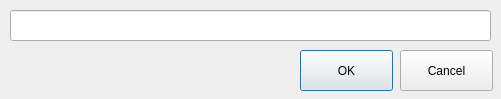
<?xml version="1.0" encoding="UTF-8"?>
<ui version="4.0">
 <class>KeyDialog</class>
 <widget class="QDialog" name="KeyDialog">
  <property name="geometry">
   <rect>
    <x>0</x>
    <y>0</y>
    <width>501</width>
    <height>99</height>
   </rect>
  </property>
  <property name="windowTitle">
   <string>Enter HEX key</string>
  </property>
  <property name="windowIcon">
   <iconset resource="resources.qrc">
    <normaloff>:/icons/duck.ico</normaloff>:/icons/duck.ico</iconset>
  </property>
  <widget class="QPushButton" name="okButton">
   <property name="geometry">
    <rect>
     <x>300</x>
     <y>50</y>
     <width>93</width>
     <height>41</height>
    </rect>
   </property>
   <property name="text">
    <string>OK</string>
   </property>
  </widget>
  <widget class="QPushButton" name="cancelButton">
   <property name="geometry">
    <rect>
     <x>400</x>
     <y>50</y>
     <width>93</width>
     <height>41</height>
    </rect>
   </property>
   <property name="text">
    <string>Cancel</string>
   </property>
  </widget>
  <widget class="QLineEdit" name="lineEdit">
   <property name="geometry">
    <rect>
     <x>10</x>
     <y>10</y>
     <width>481</width>
     <height>31</height>
    </rect>
   </property>
   <property name="font">
    <font>
     <pointsize>10</pointsize>
    </font>
   </property>
  </widget>
 </widget>
 <resources>
  <include location="resources.qrc"/>
 </resources>
 <connections/>
</ui>
